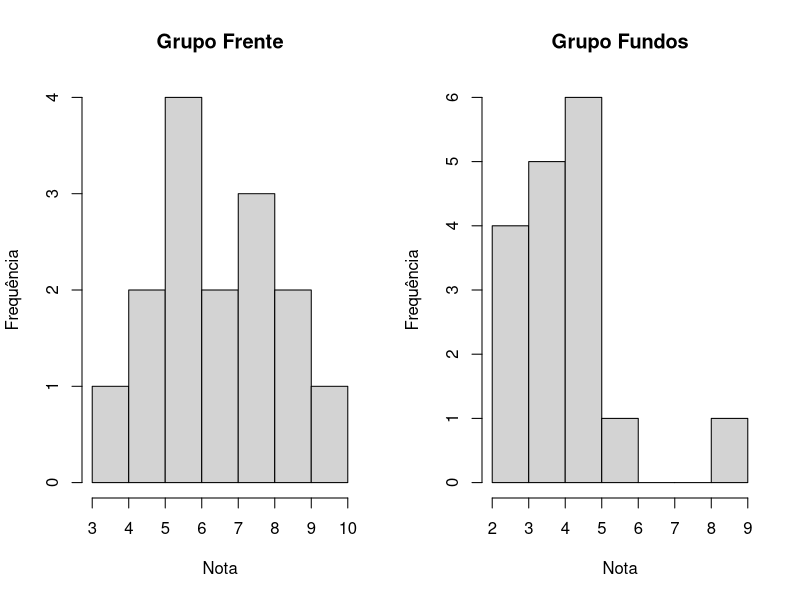

Here is the R script that generated this plot:

######################### Teste de Mann-Whitney #########################


# Passo 1: Carregar os pacotes que serão usados

if(!require(dplyr)) install.packages("dplyr") # Instalação do pacote caso não esteja instalado
library(dplyr)                                # Carregamento do pacote
if(!require(rstatix)) install.packages("rstatix") # Instalação do pacote caso não esteja instalado
library(rstatix)                                # Carregamento do pacote

# Passo 2: Carregar o banco de dados

# Importante: selecionar o diretório de trabalho (working directory)
# Isso pode ser feito manualmente: Session > Set Working Directory > Choose Directory
# Ou usando a linha de código abaixo:
# setwd("C:/Users/ferna/Desktop")

dados <- read.csv('Banco de Dados 3.csv', sep = ';', dec = ',') # Carregamento do arquivo csv
View(dados)                                       # Visualização dos dados em janela separada
glimpse(dados)                                          # Visualização de um resumo dos dados


# Passo 3: Realização do teste de Mann-Whitney

wilcox.test(Nota_Biol ~ Posicao_Sala, data = dados)
wilcox.test(Nota_Fis ~ Posicao_Sala, data = dados)
wilcox.test(Nota_Hist ~ Posicao_Sala, data = dados)

# Observação:
  # O teste bicaudal é o default; caso deseje unicaudal, necessário incluir:
    # alternative = "greater" ou alternative = "less"
  # Exemplo: wilcox.test(Nota_Hist ~ Posicao_Sala, data = dados, alternative="greater")
    # Nesse caso, o teste verificará se é a mediana do primeiro grupo é maior que a mediana do segundo
      # O R está considerando "Frente" como primeiro grupo


# Passo 4: Análise descritiva dos dados

dados %>% group_by(Posicao_Sala) %>% 
  get_summary_stats(Nota_Biol, Nota_Hist, Nota_Fis, type = "median_iqr")

# Dados paramétricos?
# dados %>% group_by(Posicao_Sala) %>% 
#  get_summary_stats(Nota_Biol, Nota_Hist, Nota_Fis, type = "mean_sd")


# Passo 5: Visualização da distribuição
par(mfrow=c(1,2))
hist(dados$Nota_Biol[dados$Posicao_Sala == "Frente"],
     ylab="Frequência", xlab="Nota", main="Grupo Frente")
hist(dados$Nota_Biol[dados$Posicao_Sala == "Fundos"],
     ylab="Frequência", xlab="Nota", main="Grupo Fundos")
